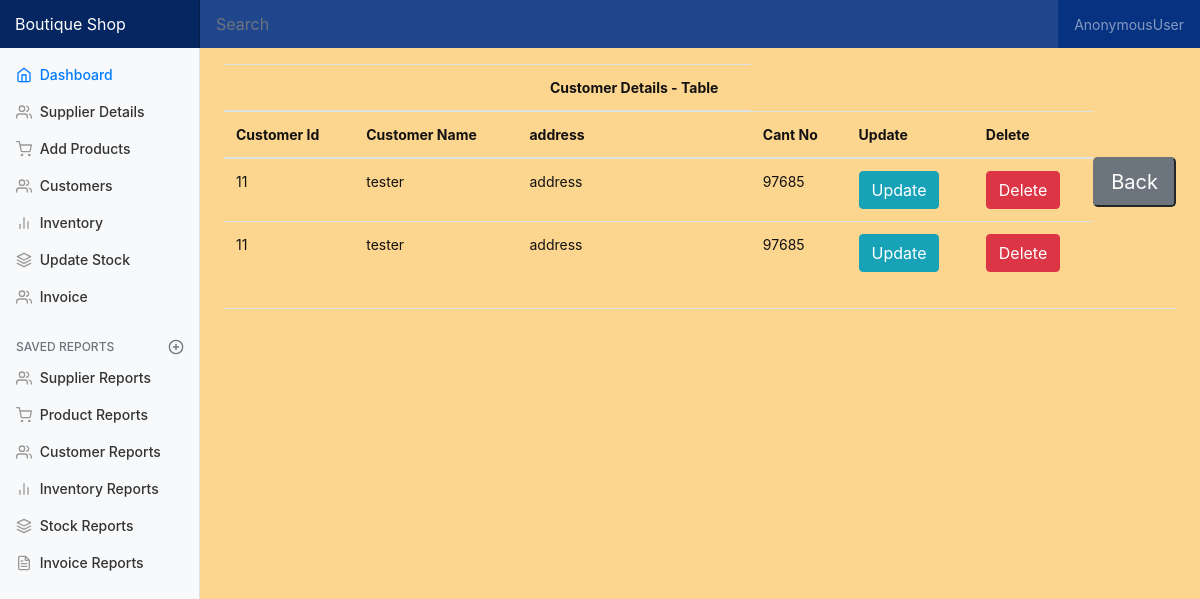
The page /GUI_smcs/customer_details_table/ on the database its author committed.
### smcs/models.py (models this page shows, shortened)
class customer_details(models.Model):
    customer_id = models.CharField(max_length=10)
    customer_name = models.CharField(max_length=20)
    address = models.CharField(max_length=40)
    cant_no = models.CharField(max_length=10)

### smcs/views.py (the view)
# urls.py: path('customer_details_table/',views.customer_details_table,name="customer_details_table"),
def customer_details_table(request):
    db = models.customer_details.objects.all()
    return render(request,"customer_details_table.html",{'db':db})

### smcs/templates/customer_details_table.html
{% extends "index.html" %}
{% block body %}
<body style="background-color: rgb(252, 213, 142); color: rgb(19, 18, 18);">
  <table class="table">
  <thead>
    <tr rowspan='6'>
      <th></th>
      <th></th>
      <th>
        <center>Customer Details - Table</center></th></tr>
    <tr><th>Customer Id</th>
    <th>Customer Name</th>
    <th>address</th>
    <th>Cant No</th>
    <th>Update</th>
    <th>Delete</th></tr>
  </thead>
  <tbody>
    {% for a in db %}
    <tr>
      <td>{{a.customer_id}}</td>
      <td>{{a.customer_name}}</td>
      <td>{{a.address}}</td>
      <td>{{a.cant_no}}</td>
      <td><a href="update/{{a.id}}" class="btn btn-info">Update</a></td>
      <td><a href="delete/{{a.id}}" class="btn btn-danger">Delete</a></td>
    </tr>
    {% endfor %}
  </tbody>
  </table><br>
  <button class="btn-lg btn-secondary"><a href="{% url 'customer_details' %}"  style="color: white;">Back</a></button>
</body>
{% endblock %}

### smcs/static/css/dashboard.css (style rules this page uses)
body { font-size: .875rem; }

### rows shown on the page
customer_details: customer_id "11", customer_name "tester", address "address", cant_no "97685"
customer_details: customer_id "11", customer_name "tester", address "address", cant_no "97685"

### other values the page prints
{{ user }} "AnonymousUser"
